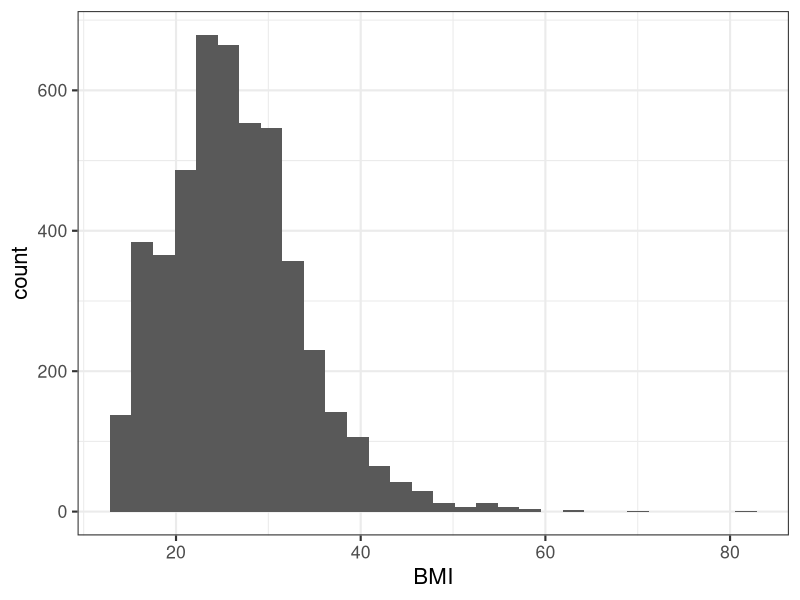
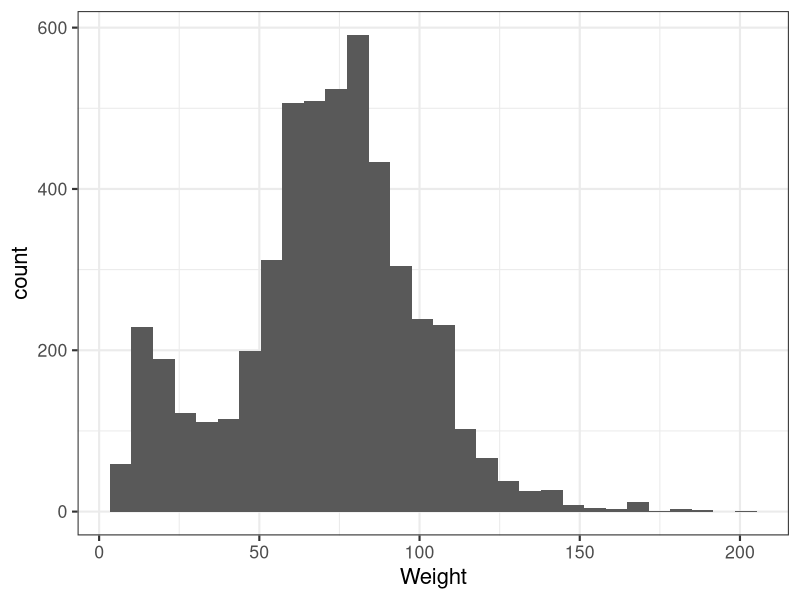
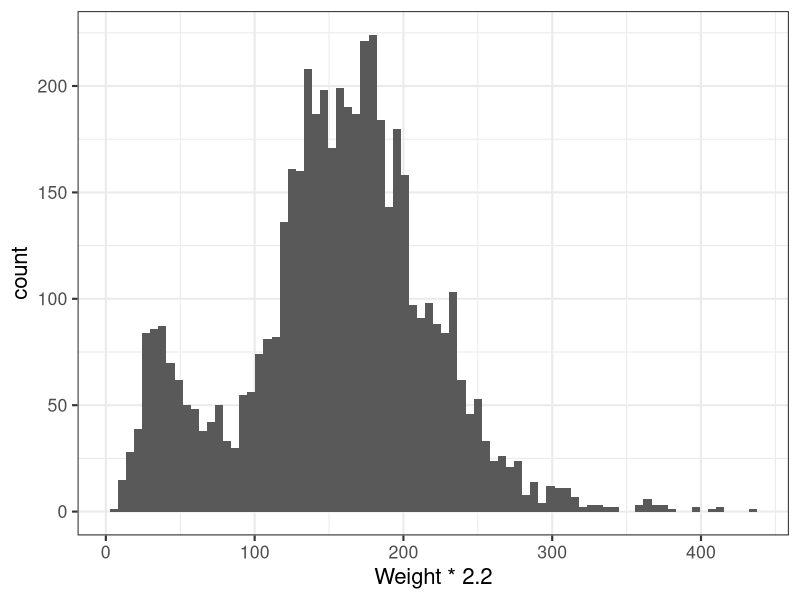
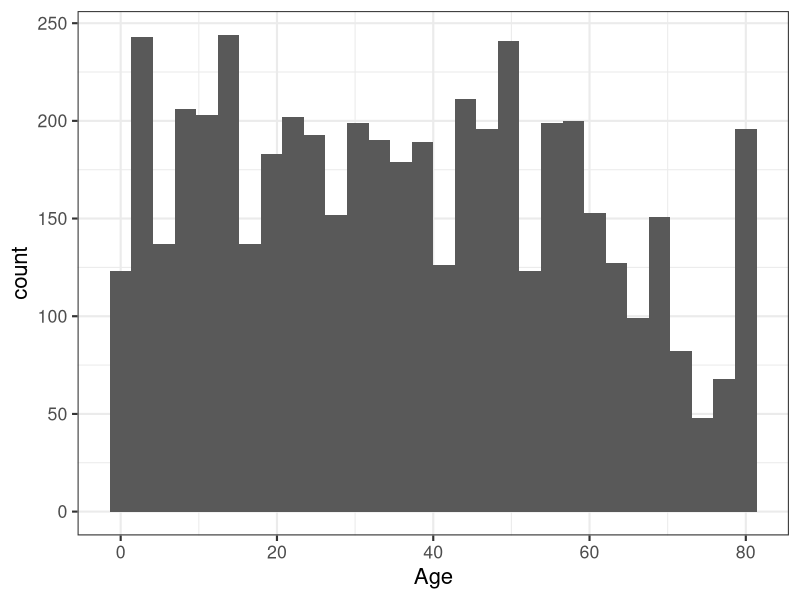
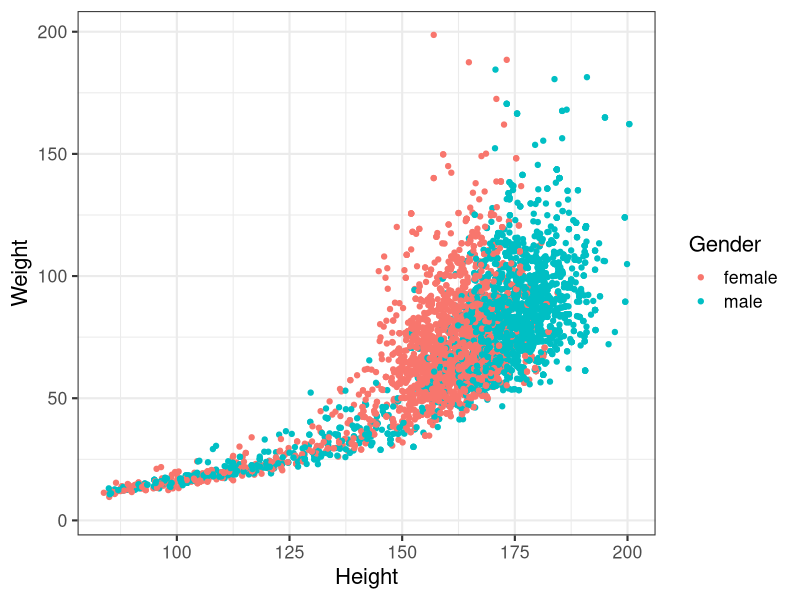
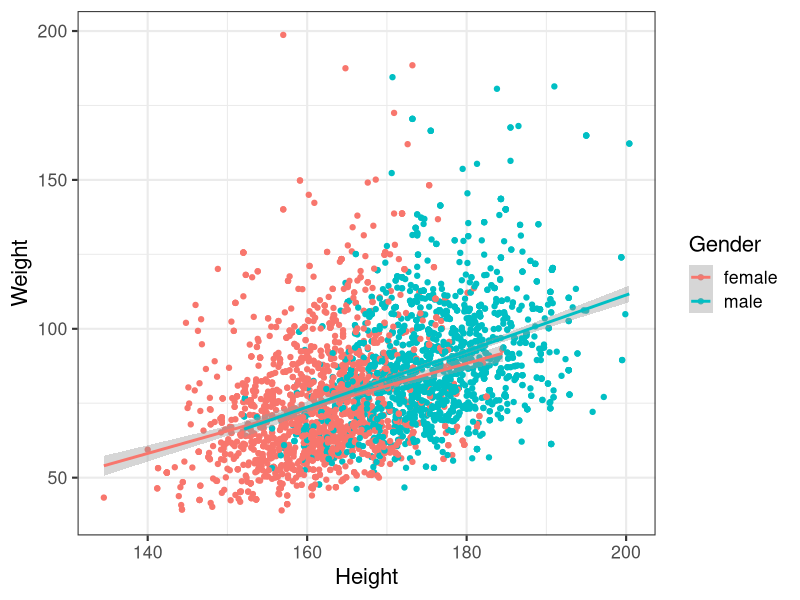
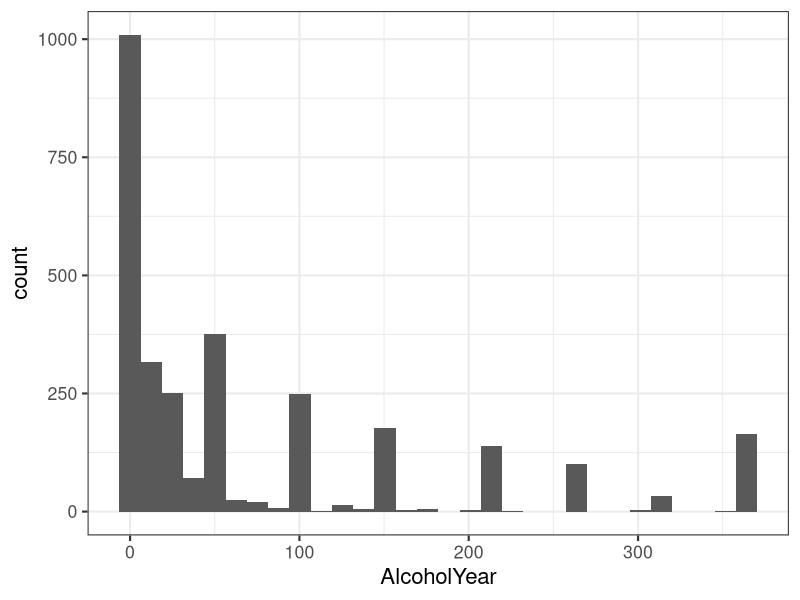
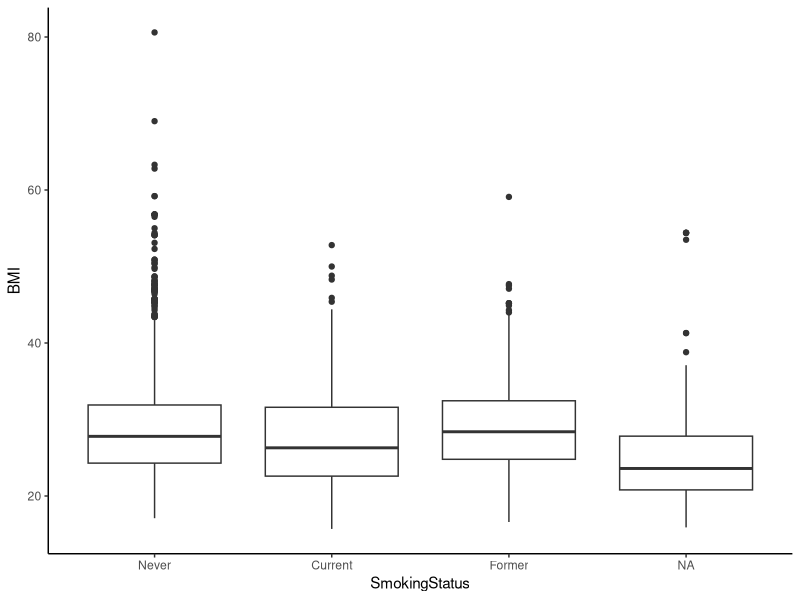

The R script that drew these images, in order:
## ---- chunk 1
#| echo: false
options(digits=3)
options(max.print=200)
.ex <- 1

library(ggplot2)
theme_set(theme_bw(base_size=16) + theme(strip.background = element_blank()))
## ---- chunk 2
# library(dplyr)
# read.csv("data/nhanes_dd.csv", header=TRUE) |> 
#   mutate(Variable=paste0("<strong>", Variable, "</strong>")) |> 
#   # DT::datatable(rownames=FALSE, caption="NHANES Data Dictionary", escape=FALSE)
#   kable()
# haven't loaded libraries yet, keep it this way.
knitr::kable(transform(read.csv("data/nhanes_dd.csv", header=TRUE), Variable=paste0("<strong>", Variable, "</strong>")))
## ---- chunk 3
library(readr)
library(dplyr)
## ---- chunk 4
nh <- read_csv(file="data/nhanes.csv")
nh
## ---- chunk 5
nh <- nh |> mutate_if(is.character, as.factor)
nh
## ---- chunk 6
nh$RelationshipStatus
nh$Race
levels(nh$Race)
## ---- chunk 7
head(nh)
tail(nh)
dim(nh)
names(nh)
glimpse(nh)
## ---- chunk 8
# Display all Race values
nh$Race

# Get the unique values of Race
unique(nh$Race)
length(unique(nh$Race))
# Do the same thing the dplyr way
nh$Race |> unique()
nh$Race |> unique() |> length()

# Age mean, median, range
mean(nh$Age)
median(nh$Age)
range(nh$Age)
## ---- chunk 9
# Compute the mean age
nh |> 
  summarize(mean(Age))

# Now grouped by other variables
nh |> 
  group_by(Gender, Race) |> 
  summarize(mean(Age))
## ---- chunk 10
summary(nh)
## ---- chunk 11
# the dplyr way: returns a single-row single-column tibble/dataframe
nh |> summarize(mean(Income))

# returns a single value
mean(nh$Income)
## ---- chunk 12
# Look at just the Income variable
nh$Income

# Or view the dataset
# View(nh)
## ---- chunk 13
mean(nh$Income, na.rm=TRUE)
## ---- chunk 14
is.na(nh$Income)
sum(is.na(nh$Income))
## ---- chunk 15
library(ggplot2)
theme_set(theme_bw(base_size=16) + theme(strip.background = element_blank()))
## ---- chunk 16
library(ggplot2)
ggplot(nh, aes(BMI)) + geom_histogram(bins=30)
ggplot(nh, aes(Weight)) + geom_histogram(bins=30)
# In pounds, more bins
ggplot(nh, aes(Weight*2.2)) + geom_histogram(bins=80)
ggplot(nh, aes(Age)) + geom_histogram(bins=30)
## ---- chunk 17
ggplot(nh, aes(Height, Weight, col=Gender)) + geom_point()
## ---- chunk 18
nh |> 
  filter(Age>=18) |> 
  ggplot(aes(Height, Weight, col=Gender)) + 
    geom_point() + 
    geom_smooth(method="lm")
## ---- chunk 19
mean(nh$Pulse, na.rm=TRUE)
## ---- chunk 20
range(nh$BPDia, na.rm=TRUE)
## ---- chunk 21
quantile(nh$Age, na.rm=TRUE)
## ---- chunk 22
var(nh$Income, na.rm=TRUE)
sd(nh$Income, na.rm=TRUE)
## ---- chunk 23
nha <- filter(nh, Age>=18)
rm(nh)
# View(nha)
## ---- chunk 24
t.test(Age~Gender, data=nha)
t.test(BMI~Diabetes, data=nha)
t.test(AlcoholYear~RelationshipStatus, data=nha)
## ---- chunk 25
# Two tailed
t.test(AlcoholYear~RelationshipStatus, data=nha)

# Difference in means is >0 (committed drink more)
t.test(AlcoholYear~RelationshipStatus, data=nha, alternative="greater")

# Difference in means is <0 (committed drink less)
t.test(AlcoholYear~RelationshipStatus, data=nha, alternative="less")
## ---- chunk 26
ggplot(nha, aes(AlcoholYear)) + geom_histogram()
## ---- chunk 27
wilcox.test(AlcoholYear~RelationshipStatus, data=nha)
## ---- chunk 28
t.test(BMI~RelationshipStatus, data=nha, var.equal=TRUE)
## ---- chunk 29
fit <- lm(BMI~RelationshipStatus, data=nha)
## ---- chunk 30
fit
anova(fit)
summary(fit)
## ---- chunk 31
t.test(BMI~RelationshipStatus, data=nha, var.equal=TRUE)
## ---- chunk 32
# P-value computed on a t-statistic with 3552 degrees of freedom
# (multiply times 2 because t-test is assuming two-tailed)
2*(1-pt(1.532, df=3552))
# P-value computed on an F-test with 1 and 3552 degrees of freedom
1-pf(2.347, df1=1, df2=3552)
## ---- chunk 33
fit <- lm(BMI~SmokingStatus, data=nha)
anova(fit)
summary(fit)
## ---- chunk 34
tribble(
  ~`Original SmokingStatus`, ~`Indicator: SmokingStatusFormer`, ~`Indicator: SmokingStatusNever`,
  "_Current_", 0, 0,
  "_Former_", 1, 0,
  "_Never_", 0, 1
) |> knitr::kable()
## ---- chunk 35
# Look at nha$SmokingStatus
nha$SmokingStatus

# What happens if we relevel it? Let's see what that looks like.
relevel(nha$SmokingStatus, ref="Never")

# If we're happy with that, let's change the value of nha$SmokingStatus in place
nha$SmokingStatus <- relevel(nha$SmokingStatus, ref="Never")

# Or we could do this the dplyr way
nha <- nha |> 
  mutate(SmokingStatus=relevel(SmokingStatus, ref="Never"))
## ---- chunk 36
# Re-fit the model
fit <- lm(BMI~SmokingStatus, data=nha)

# Optionally, show the ANOVA table
# anova(fit)

# Print the full model statistics
summary(fit)
## ---- chunk 37
TukeyHSD(aov(fit))
## ---- chunk 38
ggplot(nha, aes(SmokingStatus, BMI)) + geom_boxplot() + theme_classic()
## ---- chunk 39
fit <- lm(Weight~Height, data=nha)
summary(fit)
## ---- chunk 40
ggplot(nha, aes(x=Height, y=Weight)) + geom_point() + geom_smooth(method="lm")
## ---- chunk 41
ggplot(nha, aes(x=Height, y=Weight)) + 
  geom_point() + 
  geom_smooth(method="lm", fullrange=TRUE) + 
  xlim(0, NA) + 
  ggtitle("Friends don't let friends extrapolate.")
## ---- chunk 42
t.test(Testosterone~PhysActive, data=nha, var.equal=TRUE)
summary(lm(Testosterone~PhysActive, data=nha))
## ---- chunk 43
summary(lm(Testosterone~PhysActive+Age, data=nha))
## ---- chunk 44
summary(lm(Testosterone ~ PhysActive+Age+Gender, data=nha))
## ---- chunk 45
xt <- xtabs(~Gender+Diabetes, data=nha)
xt
## ---- chunk 46
# Add marginal totals
addmargins(xt)

# Get the proportional table
prop.table(xt)

# That wasn't really what we wanted. 
# Do this over the first (row) margin only.
prop.table(xt, margin=1)
## ---- chunk 47
chisq.test(xt)
## ---- chunk 48
fisher.test(xt)
## ---- chunk 49
mosaicplot(xt, main=NA)
## ---- chunk 50
xt <- xtabs(~Race+Insured, data=nha)
addmargins(xt)
## ---- chunk 51
prop.table(xt, margin=1)
## ---- chunk 52
chisq.test(xt)
## ---- chunk 53
chisq.test(xt)$p.value
chisq.test(xt)$expected
## ---- chunk 54
mosaicplot(xt, main=NA)
## ---- chunk 55
#Look at Race. The default ordering is alphabetical
nha$Race

# Let's relevel that where the group with the highest rate of insurance is "baseline"
relevel(nha$Race, ref="White")

# If we're happy with that result, permanently change it
nha$Race <- relevel(nha$Race, ref="White")

# Or do it the dplyr way
nha <- nha |> 
  mutate(Race=relevel(Race, ref="White"))
## ---- chunk 56
fit <- glm(Insured~Race, data=nha, family="binomial")
summary(fit)
## ---- chunk 57
fit <- glm(Insured ~ Age+Income+SleepHrsNight+Race, data=nha, family="binomial")
summary(fit)
## ---- chunk 58
power.t.test(n=20, delta=2, sd=2.3)
## ---- chunk 59
power.t.test(power=.80, delta=.8, sd=1.5)
## ---- chunk 60
power.prop.test(n=5, p1=0.8, p2=0.2)
## ---- chunk 61
power.prop.test(power=0.9, p1=0.8, p2=0.2)
## ---- chunk 62
power.t.test(n=3, delta=1, sd=0.7)$power
## ---- chunk 63
power.t.test(power=.8, delta=1, sd=0.7)$n
## ---- chunk 64
power.prop.test(power=.80, p1=.05, p2=.055, sig.level=5e-8)$n
## ---- chunk 65
# Try modeling Testosterone against Physical Activity, Age, and Gender.
fit <- lm(Testosterone~PhysActive+Age+Gender, data=nha)

# See what that model looks like:
summary(fit)
## ---- chunk 66
coef(summary(fit))["Age", "Estimate"]
coef(summary(fit))["PhysActiveYes", "Pr(>|t|)"]
## ---- chunk 67
# Install the package if you don't have it
# install.packages("broom")

library(broom)
tidy(fit)
## ---- chunk 68
tidy(fit) |> 
  filter(term!="(Intercept)") |> 
  select(term, p.value) |> 
  arrange(p.value)
## ---- chunk 69
# Augment the original data
# IF you get a warning about deprecated... purrr..., ignore. It's a bug that'll be fixed soon.
augment(fit) |> head()

# Plot residuals vs fitted values for males, 
# colored by Physical Activity, size scaled by age
augment(fit) |> 
  filter(Gender=="male") |> 
  ggplot(aes(.fitted, .resid, col=PhysActive, size=Age)) + geom_point()
## ---- chunk 70
glance(fit)
## ---- chunk 71
t.test(AlcoholYear~RelationshipStatus, data=nha)
t.test(AlcoholYear~RelationshipStatus, data=nha) |> tidy()
## ---- chunk 72
wilcox.test(AlcoholYear~RelationshipStatus, data=nha)
wilcox.test(AlcoholYear~RelationshipStatus, data=nha) |> tidy()
## ---- chunk 73
xtabs(~Gender+Diabetes, data=nha) |> fisher.test()
xtabs(~Gender+Diabetes, data=nha) |> fisher.test() |> tidy()
## ---- chunk 74
# fit the model and summarize it the usual way
glmfit <- glm(Insured~Race, data=nha, family=binomial)
summary(glmfit)

# tidy it up!
tidy(glmfit)

# do whatever you want now
tidy(glmfit) |> 
  filter(term!="(Intercept)") |> 
  mutate(logp=-1*log10(p.value)) |> 
  ggplot(aes(term, logp)) + geom_bar(stat="identity") + coord_flip()
